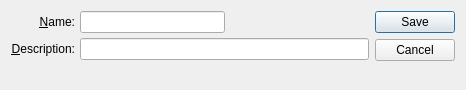
<?xml version="1.0" encoding="UTF-8"?>
<ui version="4.0">
 <comment>This file is part of the xTuple ERP: PostBooks Edition, a free and
open source Enterprise Resource Planning software suite,
Copyright (c) 1999-2019 by OpenMFG LLC, d/b/a xTuple.
It is licensed to you under the Common Public Attribution License
version 1.0, the full text of which (including xTuple-specific Exhibits)
is available at www.xtuple.com/CPAL.  By using this software, you agree
to be bound by its terms.</comment>
 <class>opportunitySource</class>
 <widget class="QDialog" name="opportunitySource">
  <property name="geometry">
   <rect>
    <x>0</x>
    <y>0</y>
    <width>466</width>
    <height>90</height>
   </rect>
  </property>
  <property name="windowTitle">
   <string>Opportunity Source</string>
  </property>
  <layout class="QGridLayout" name="gridLayout">
   <item row="0" column="0">
    <layout class="QVBoxLayout">
     <property name="spacing">
      <number>0</number>
     </property>
     <item>
      <layout class="QHBoxLayout">
       <property name="spacing">
        <number>5</number>
       </property>
       <item>
        <layout class="QVBoxLayout">
         <property name="spacing">
          <number>5</number>
         </property>
         <item>
          <widget class="QLabel" name="_nameLit">
           <property name="text">
            <string>&amp;Name:</string>
           </property>
           <property name="alignment">
            <set>Qt::AlignRight|Qt::AlignTrailing|Qt::AlignVCenter</set>
           </property>
           <property name="buddy">
            <cstring>_name</cstring>
           </property>
          </widget>
         </item>
         <item>
          <widget class="QLabel" name="_descriptionLit">
           <property name="text">
            <string>&amp;Description:</string>
           </property>
           <property name="alignment">
            <set>Qt::AlignRight|Qt::AlignTrailing|Qt::AlignVCenter</set>
           </property>
           <property name="buddy">
            <cstring>_description</cstring>
           </property>
          </widget>
         </item>
        </layout>
       </item>
       <item>
        <layout class="QVBoxLayout">
         <property name="spacing">
          <number>5</number>
         </property>
         <item>
          <layout class="QHBoxLayout">
           <property name="spacing">
            <number>0</number>
           </property>
           <item>
            <widget class="XLineEdit" name="_name"/>
           </item>
           <item>
            <spacer>
             <property name="orientation">
              <enum>Qt::Horizontal</enum>
             </property>
             <property name="sizeType">
              <enum>QSizePolicy::Expanding</enum>
             </property>
             <property name="sizeHint" stdset="0">
              <size>
               <width>20</width>
               <height>20</height>
              </size>
             </property>
            </spacer>
           </item>
          </layout>
         </item>
         <item>
          <widget class="XLineEdit" name="_description"/>
         </item>
        </layout>
       </item>
      </layout>
     </item>
     <item>
      <spacer>
       <property name="orientation">
        <enum>Qt::Vertical</enum>
       </property>
       <property name="sizeType">
        <enum>QSizePolicy::Expanding</enum>
       </property>
       <property name="sizeHint" stdset="0">
        <size>
         <width>347</width>
         <height>0</height>
        </size>
       </property>
      </spacer>
     </item>
    </layout>
   </item>
   <item row="0" column="1">
    <widget class="QDialogButtonBox" name="_buttonBox">
     <property name="orientation">
      <enum>Qt::Vertical</enum>
     </property>
     <property name="standardButtons">
      <set>QDialogButtonBox::Cancel|QDialogButtonBox::Save</set>
     </property>
    </widget>
   </item>
  </layout>
 </widget>
 <layoutdefault spacing="6" margin="11"/>
 <customwidgets>
  <customwidget>
   <class>XLineEdit</class>
   <extends>QLineEdit</extends>
   <header>xlineedit.h</header>
   <container>1</container>
  </customwidget>
 </customwidgets>
 <tabstops>
  <tabstop>_name</tabstop>
  <tabstop>_description</tabstop>
 </tabstops>
 <resources/>
 <connections/>
</ui>
